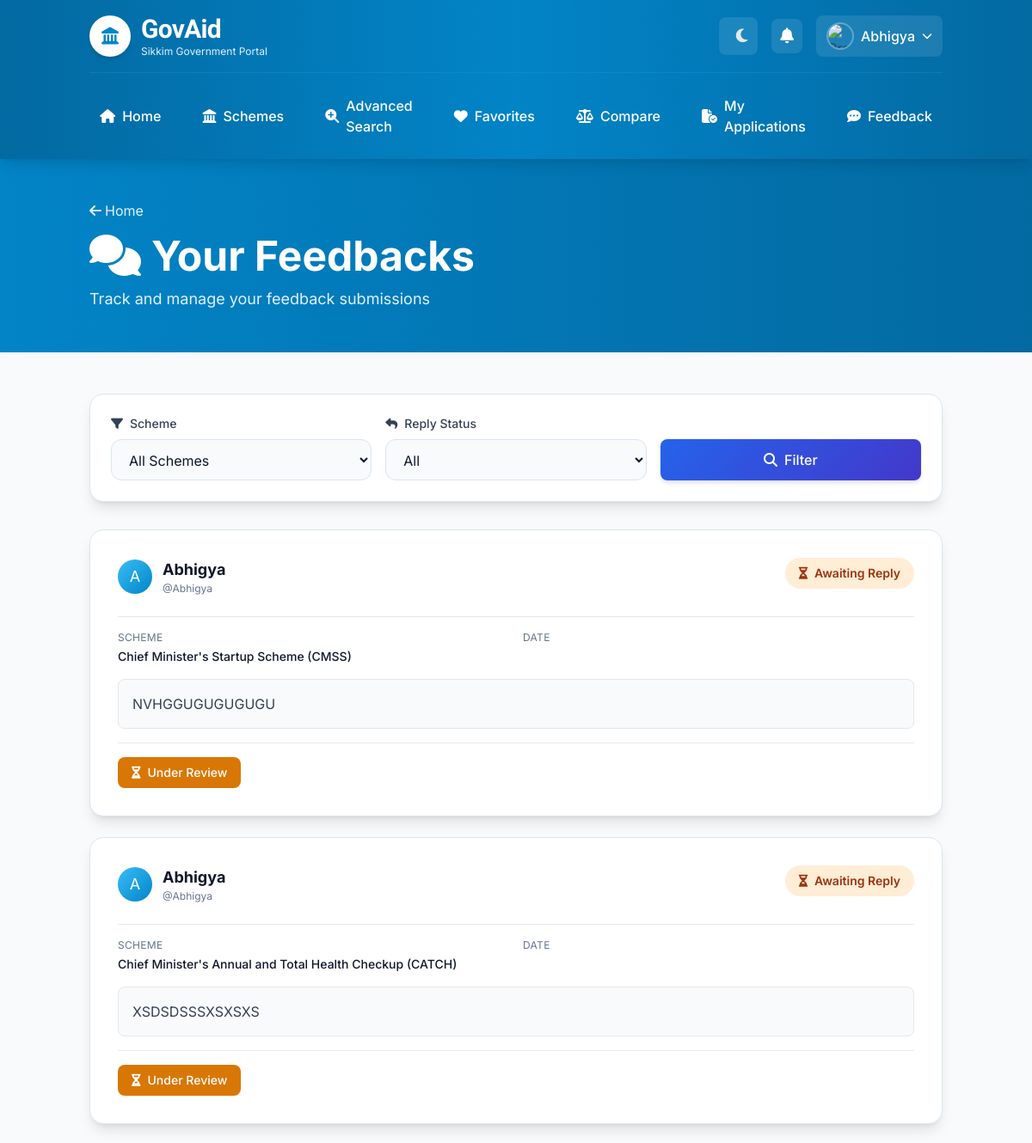
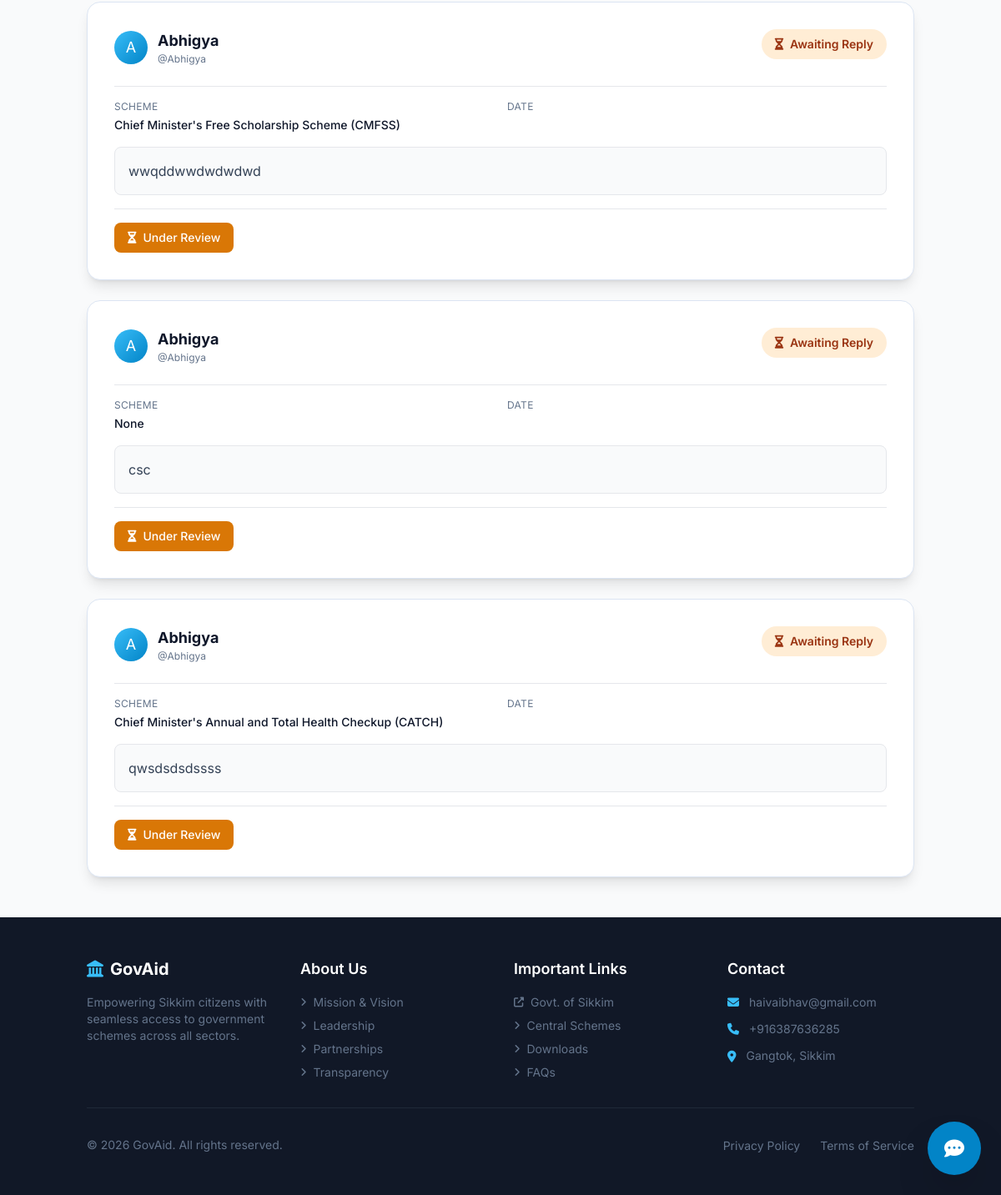
The page /feedbacks/ (signed in) on the database as committed earlier (2 pictures, top to bottom).
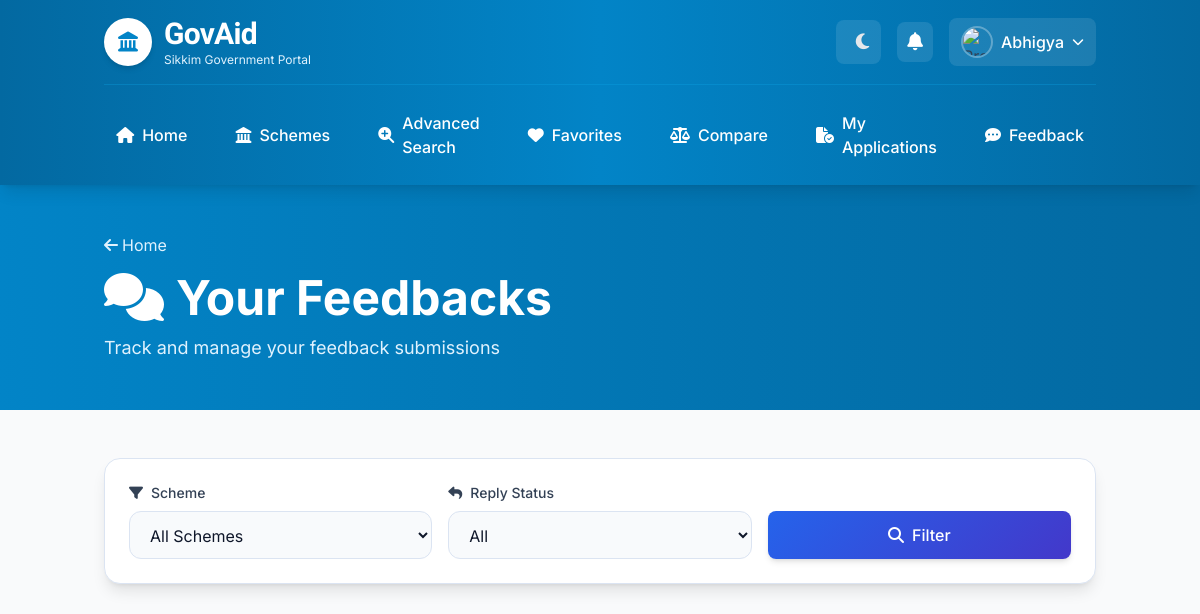
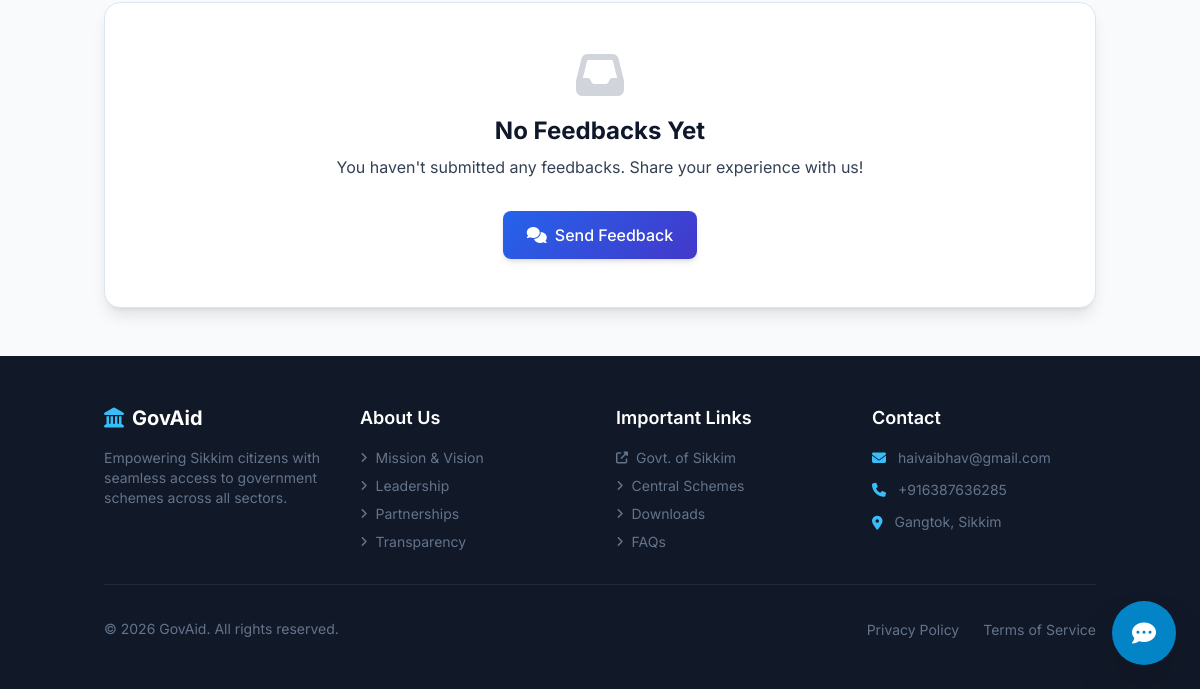
The same page on the database as committed later (2 pictures, top to bottom).
### schemesapp/models.py (models this page shows, shortened)
class Feedback(models.Model):
    user = models.ForeignKey(User, on_delete=models.CASCADE, null=True, blank=True)
    scheme = models.ForeignKey(Scheme, on_delete=models.CASCADE, null=True, blank=True)
    reply = models.TextField(blank=True, null=True)
    message = models.TextField()
    submitted_at = models.DateTimeField(auto_now_add=True)

class Scheme(models.Model):
    CATEGORY_CHOICES = [
        ('education', 'Education'),
        ('health', 'Health'),
        ('agriculture', 'Agriculture'),
        ('business', 'Business'),
        ('social', 'Social Welfare'),
        ('employment', 'Employment'),
        ('infrastructure', 'Infrastructure'),
        ('sports', 'Sports'),
        ('women', 'Women Empowerment'),
        ('other', 'Other'),
    ]
    name = models.CharField(max_length=255)
    slug = models.SlugField(max_length=300, unique=True, blank=True)
    objective = models.TextField()
    benefits = models.TextField()
    agency = models.CharField(max_length=255)
    full_description = models.TextField(blank=True, null=True)
    category = models.CharField(max_length=50, choices=CATEGORY_CHOICES, default='other')
    website = models.URLField(blank=True, null=True)
    contact_email = models.EmailField(blank=True, null=True)
    contact_phone = models.CharField(max_length=20, blank=True, null=True)
    application_deadline = models.DateField(blank=True, null=True)
    created_at = models.DateTimeField(auto_now_add=True, null=True, blank=True)
    updated_at = models.DateTimeField(auto_now=True, null=True, blank=True)
    GENDER_CHOICES = [
    ('M' ,'Male'),
    ('F' ,'Female'),
    ('T', "Transgender")
    ]
    MARITIAL_CHOICES = [
    ('MARRIED' ,'Married'),
    ('NOT MARRIED' ,'Never Married'),
    ('WIDOWED', "Widowed"),
    ('DIVORCEE', "Divorcee")
    ]
    CASTE_CHOICES = [
    ('G' ,'General'),
    ('OBC' ,'Other Backward Caste(OBC)'),
    ('PVTG', "Particularly Vulnarable Tribal Group"),
    ('SC', "Scheduled Class"),
    ('ST', "Scheduled Tribe")
    ]
    gender= models.CharField(max_length=50, choices=GENDER_CHOICES, blank=True, null=True)
    min_age = models.IntegerField(blank=True, null=True)
    max_age = models.IntegerField(blank=True, null=True)
    maritial_status = models.CharField(max_length=50, choices=MARITIAL_CHOICES, blank=True, null=True)
    location = models.CharField(max_length=100, choices=[('rural', "Rural"),('urban', "Urban")], blank=True, null=True)
    caste = models.CharField(max_length=100, choices=CASTE_CHOICES, blank=True, null=True)
    disability = models.BooleanField(blank=True, null=True, default=None)
    minority = models.BooleanField(blank=True, null=True, default=None)
    below_poverty_line = models.BooleanField(blank=True, null=True, default=None)
    max_income = models.PositiveIntegerField(blank=True, null=True, default=None)
    def __str__(self):
        return self.name

### schemesapp/views.py (the view)
# urls.py: path('feedbacks/', views.view_feedback, name = "view_feedbacks"),
@login_required
def view_feedback(request):
    scheme_filter = request.GET.get('scheme', '')  # e.g., 'BBBP', 'SBA', 'NIL' or empty
    replied_filter = request.GET.get('replied', '')  # 'yes', 'no', or empty
    if  request.user.groups.filter(name='Employee').exists():
        feedbacks = Feedback.objects.select_related('user').order_by("-submitted_at")
    else :
        feedbacks = Feedback.objects.filter(user=request.user).order_by("-submitted_at")
    if request.user.groups.filter(name='Employee').exists():
        feedbacks = Feedback.objects.select_related('user').order_by("-submitted_at")
    else:
        feedbacks = Feedback.objects.filter(user=request.user).order_by("-submitted_at")
    if scheme_filter:
        feedbacks = feedbacks.filter(scheme__name=scheme_filter)
    if replied_filter == 'yes':
        feedbacks = feedbacks.exclude(reply__isnull=True).exclude(reply__exact='')
    elif replied_filter == 'no':
        feedbacks = feedbacks.filter(reply__isnull=True) | feedbacks.filter(reply='')
    scheme_choices = [(name, name) for name in Scheme.objects.values_list('name', flat=True)]
    total_feedbacks = feedbacks.count()
    total_replied = feedbacks.exclude(reply__isnull=True).exclude(reply__exact='').count()
    total_unreplied = (feedbacks.filter(reply__isnull=True) | feedbacks.filter(reply='')).count()
    return render(request, 'feedback/viewfeedback.html',{'feedbacks': feedbacks, 'scheme_choices': scheme_choices, 'selected_scheme': scheme_filter, 'selected_replied': replied_filter, 'total_feedbacks':total_feedbacks, 'total_replied':total_replied, 'total_unreplied':total_unreplied,})

### schemesapp/context_processors.py (called while the page is built, shortened)
def global_user_context(request):
    is_emp = request.user.is_superuser or request.user.groups.filter(name='Employee').exists()
    notifications = Notification.objects.filter(user=request.user, is_read=False).order_by('-created_at')[:8]
    unread_count = Notification.objects.filter(user=request.user, is_read=False).count()
    if is_emp:
        apps_count = Application.objects.filter(status='pending').count()
    else:
        apps_count = Application.objects.filter(user=request.user).count()
    return {
        'notifications': notifications,
        'unread_notifications_count': unread_count,
        'user_applications_count': apps_count,
        'user_is_employee': is_emp,
    }

### schemesapp/templatetags/group_filters.py (called while the page is built)
@register.filter(name='has_group')
def has_group(user, group_name):
    return user.groups.filter(name=group_name).exists()

### schemesapp/templates/feedback/viewfeedback.html (shortened to what the changed rows need)
{% extends "base.html" %}
{% load group_filters %}
{% load static %}
{% block content %}
<section
  class="bg-gradient-to-r from-primary-600 to-primary-700 dark:from-gray-800 dark:to-gray-900 py-12 animate-fade-in-down"
>
  <div class="container mx-auto px-4">
    <h1 class="text-4xl md:text-5xl font-bold text-white mb-3">
      <i class="fas fa-comments mr-3"></i>Your Feedbacks
    </h1>
  </div>
</section>
<section class="py-12 bg-gray-50 dark:bg-gray-900">
  <div class="container mx-auto px-4">
    <div class="max-w-5xl mx-auto">
      {% if feedbacks %}
      <div class="space-y-6">
        {% for feedback in feedbacks %}
        <div class="card p-6 md:p-8 hover:shadow-lg transition-all">
          <div
            class="flex items-start justify-between mb-4 pb-4 border-b border-gray-200 dark:border-gray-700"
          >
            <div class="flex-grow">
              <div class="flex items-center gap-3 mb-2">
                <div
                  class="w-10 h-10 bg-gradient-to-br from-primary-400 to-primary-600 rounded-full flex items-center justify-center text-white text-lg"
                >
                  {{ feedback.user.username|first|upper }}
                </div>
                <div>
                  <h3 class="text-lg font-bold text-gray-900 dark:text-white">
                    {{ feedback.user.username }}
                  </h3>
                  <p class="text-xs text-gray-500 dark:text-gray-400">
                    @{{ feedback.user.username }}
                  </p>
                </div>
              </div>
            </div>
            <span
              class="px-4 py-2 rounded-full font-semibold text-sm {% if feedback.reply %}bg-green-100 dark:bg-green-900/30 text-green-800 dark:text-green-200{% else %}bg-orange-100 dark:bg-orange-900/30 text-orange-800 dark:text-orange-200{% endif %}"
            >
              {% if feedback.reply %}
                <i class="fas fa-check-circle mr-1"></i> Replied
              {% else %}
                <i class="fas fa-hourglass-half mr-1"></i> Awaiting Reply
              {% endif %}
            </span>
          </div>
          <div class="grid grid-cols-1 md:grid-cols-2 gap-4 mb-4">
            <div>
              <p
                class="text-xs text-gray-500 dark:text-gray-400 uppercase tracking-wide mb-1"
              >
                Scheme
              </p>
              <p class="text-sm font-medium text-gray-900 dark:text-white">
                {{ feedback.scheme }}
              </p>
            </div>
            <div>
              <p
                class="text-xs text-gray-500 dark:text-gray-400 uppercase tracking-wide mb-1"
              >
                Date
              </p>
            </div>
          </div>
          <div
            class="mb-4 p-4 bg-gray-50 dark:bg-gray-800 rounded-lg border border-gray-200 dark:border-gray-700"
          >
            <p class="text-gray-700 dark:text-gray-300">
              {{ feedback.message }}
            </p>
          </div>
          {% if feedback.reply %}
          <div
            class="mb-0 p-4 bg-green-50 dark:bg-green-900/20 rounded-lg border-2 border-green-200 dark:border-green-800"
          >
            <p
              class="text-xs text-green-700 dark:text-green-300 uppercase tracking-wide font-bold mb-2"
            >
              <i class="fas fa-reply mr-1"></i> Reply
            </p>
            <p class="text-green-900 dark:text-green-100">
              {{ feedback.reply }}
            </p>
            <p class="text-xs text-green-600 dark:text-green-400 mt-2">
              Replied on: {{ feedback.reply_date|default:"N/A"|date:"M d, Y" }}
            </p>
          </div>
          {% else %}
          <div
            class="flex gap-3 pt-4 border-t border-gray-200 dark:border-gray-700"
          >
            <button
              type="button"
              onclick="
                alert(
                  'Your feedback is being reviewed. A response will be provided soon.',
                )
              "
              class="px-4 py-2 bg-amber-600 hover:bg-amber-700 text-white rounded-lg transition-colors flex items-center gap-2 text-sm font-medium"
            >
              <i class="fas fa-hourglass-half"></i> Under Review
            </button>
          </div>
          {% endif %}
        </div>
        {% endfor %}
      </div>
      {% else %}
      <div class="card p-12 text-center">
        <div class="text-center mb-6">
          <i
            class="fas fa-inbox text-5xl text-gray-300 dark:text-gray-600 mb-4 block"
          ></i>
          <h3 class="text-2xl font-bold text-gray-900 dark:text-white mb-2">
            No Feedbacks Yet
          </h3>
          <p class="text-gray-600 dark:text-gray-400 mb-8">
            You haven't submitted any feedbacks. Share your experience with us!
          </p>
        </div>
        <a
          href="{% url 'feedback' %}"
          class="btn-primary px-6 py-3 rounded-lg inline-flex items-center gap-2"
        >
          <i class="fas fa-comments"></i> Send Feedback
        </a>
      </div>
      {% endif %}
    </div>
  </div>
</section>
{% endblock %}

Rows that differ between the two databases and show on the page:
removed Feedback: user.username|first "A", user.username "Abhigya", shows "Awaiting Reply", scheme "Chief Minister's Startup Scheme (CMSS)", message "NVHGGUGUGUGUGU", shows "Under Review"
removed Feedback: user.username|first "A", user.username "Abhigya", shows "Awaiting Reply", scheme "Chief Minister's Annual and Total Health Checkup (CATCH)", message "XSDSDSSSXSXSXS", shows "Under Review"
removed Feedback: user.username|first "A", user.username "Abhigya", shows "Awaiting Reply", scheme "Chief Minister's Free Scholarship Scheme (CMFSS)", message "wwqddwwdwdwdwd", shows "Under Review"
removed Feedback: user.username|first "A", user.username "Abhigya", shows "Awaiting Reply", scheme "None", message "csc", shows "Under Review"
removed Feedback: user.username|first "A", user.username "Abhigya", shows "Awaiting Reply", scheme "Chief Minister's Annual and Total Health Checkup (CATCH)", message "qwsdsdsdssss", shows "Under Review"
Other text that changed with them:
text now shown: "No Feedbacks Yet You haven't submitted any feedbacks. Share your experience with us! Send Feedback"
